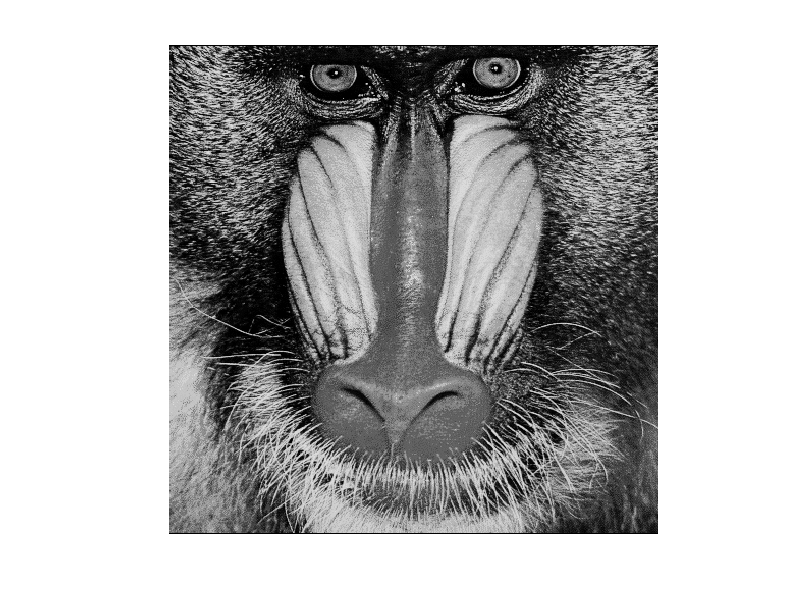
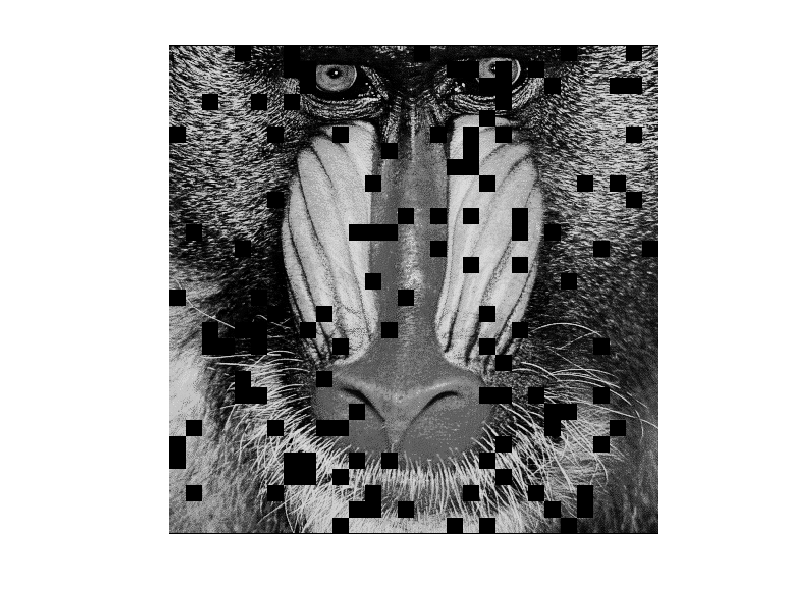

MATLAB code to generate these figures, in order:
% Convert a grayscale image into 8x8 macroblocks and process them to model
% packet loss impact.

mbsize = 16;         % size of macroblock (MB)

load('mandrills');  % load mandrill image (480x480 uint8 matrix)
figure(1);          % show original image
imshow(mandrill);

[imgx, imgy] = size(mandrill);  % image dimensions
mbx = imgx / mbsize;            % number of MBs in X
mby = imgy / mbsize;            % number of MBs in Y

mbs = cell(mbx, mby);           % cell array storing MBs
for i=1:mbx
    for j=1:mby
        mbs{i,j} = mandrill(mbsize*(i-1)+1:mbsize*i, mbsize*(j-1)+1:mbsize*j);
    end
end

% random discard of MBs to model packet loss impact
nd = 128;    % number of MBs to discard
xs=unidrnd(mbx, 1, nd);	% X index of MBs to discard
ys=unidrnd(mby, 1, nd);	% Y index of MBs to discard
damaged_mbs = mbs;
for i=1:nd
    damaged_mbs{xs(i),ys(i)}=zeros(mbsize,mbsize);    % set values of discarded MBs to 0
end

% convert damaged MBs back to an image
Y = zeros(imgx, imgy);

for i=1:mbx
    for j=1:mby
        Y(mbsize*(i-1)+1:mbsize*i,mbsize*(j-1)+1:mbsize*j)=damaged_mbs{i,j};
    end
end

mandrill_damaged = uint8(Y);    % convert to uint8 as a grayscale image
figure(2);                      % show damaged image
imshow(mandrill_damaged);

fprintf('\nPSNR = %0.4f\n', psnr(mandrill_damaged, mandrill));   % PSNR of damaged image
